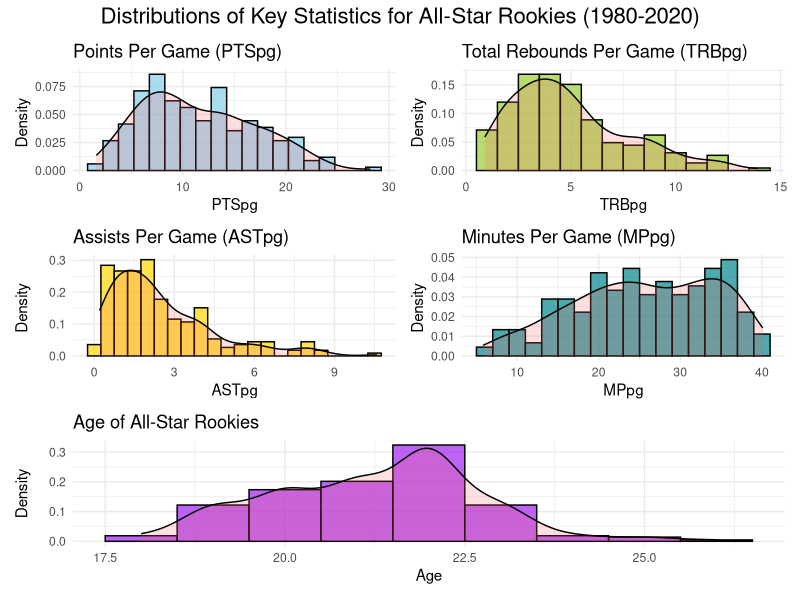
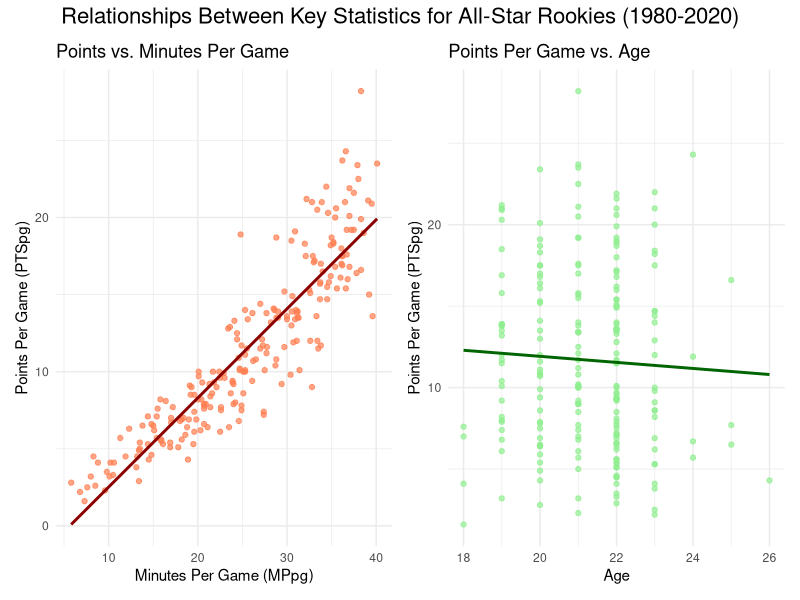

The R source for these figures, in order:
df <- read.csv('nba_rookie_data_cleaned.csv')

library(tidyverse)
library(patchwork)

# Filter for All-Stars
all_stars_df <- df %>%
  filter(was_all_star == 1)

# Histogram for Points Per Game (PTSpg)
hist_pts <- ggplot(all_stars_df, aes(x = PTSpg)) +
  geom_histogram(aes(y = ..density..), binwidth = 1.5, fill = "skyblue", color = "black", alpha = 0.7) +
  geom_density(alpha = .2, fill = "#FF6666") +
  ggtitle("Points Per Game (PTSpg)") +
  xlab("PTSpg") +
  ylab("Density") +
  theme_minimal()

# Histogram for Total Rebounds Per Game (TRBpg)
hist_trb <- ggplot(all_stars_df, aes(x = TRBpg)) +
  geom_histogram(aes(y = ..density..), binwidth = 1, fill = "olivedrab3", color = "black", alpha = 0.7) +
  geom_density(alpha = .2, fill = "#FF6666") +
  ggtitle("Total Rebounds Per Game (TRBpg)") +
  xlab("TRBpg") +
  ylab("Density") +
  theme_minimal()

# Histogram for Assists Per Game (ASTpg)
hist_ast <- ggplot(all_stars_df, aes(x = ASTpg)) +
  geom_histogram(aes(y = ..density..), binwidth = 0.5, fill = "gold", color = "black", alpha = 0.7) +
  geom_density(alpha = .2, fill = "#FF6666") +
  ggtitle("Assists Per Game (ASTpg)") +
  xlab("ASTpg") +
  ylab("Density") +
  theme_minimal()

# Histogram for Minutes Per Game (MPpg)
hist_mpg <- ggplot(all_stars_df, aes(x = MPpg)) +
  geom_histogram(aes(y = ..density..), binwidth = 2, fill = "turquoise4", color = "black", alpha = 0.7) +
  geom_density(alpha = .2, fill = "#FF6666") +
  ggtitle("Minutes Per Game (MPpg)") +
  xlab("MPpg") +
  ylab("Density") +
  theme_minimal()

# Histogram for Age
hist_age <- ggplot(filter(all_stars_df, !is.na(Age)), aes(x = Age)) +
  geom_histogram(aes(y = ..density..), binwidth = 1, fill = "purple", color = "black", alpha = 0.7) +
  geom_density(alpha = .2, fill = "#FF6666") +
  ggtitle("Age of All-Star Rookies") +
  xlab("Age") +
  ylab("Density") +
  theme_minimal()

# Combine histograms into one plot
combined_histograms <- (hist_pts | hist_trb) /
  (hist_ast | hist_mpg) /
  (hist_age + plot_layout(tag_level = 'new')) +
  plot_annotation(title = 'Distributions of Key Statistics for All-Star Rookies (1980-2020)',
                  theme = theme(plot.title = element_text(hjust = 0.5, size = 16)))

# Save the combined histograms plot
ggsave("images/all_star_rookie_histograms_R.png", plot = combined_histograms, width = 12, height = 15)



# Scatter Plot for PTSpg vs. MPpg
scatter_pts_mpg <- ggplot(all_stars_df, aes(x = MPpg, y = PTSpg)) +
  geom_point(color = "coral", alpha = 0.7) +
  geom_smooth(method = "lm", se = FALSE, color = "darkred") + 
  ggtitle("Points vs. Minutes Per Game") +
  xlab("Minutes Per Game (MPpg)") +
  ylab("Points Per Game (PTSpg)") +
  theme_minimal()

# Scatter Plot for Age vs. PTSpg
all_stars_age_pts <- all_stars_df %>%
  filter(!is.na(Age) & !is.na(PTSpg))

scatter_age_pts <- ggplot(all_stars_age_pts, aes(x = Age, y = PTSpg)) +
  geom_point(color = "lightgreen", alpha = 0.7) +
  geom_smooth(method = "lm", se = FALSE, color = "darkgreen") + 
  ggtitle("Points Per Game vs. Age") +
  xlab("Age") +
  ylab("Points Per Game (PTSpg)") +
  theme_minimal()

# Combine scatter plots
combined_scatterplots <- scatter_pts_mpg | scatter_age_pts
combined_scatterplots <- combined_scatterplots +
  plot_annotation(title = 'Relationships Between Key Statistics for All-Star Rookies (1980-2020)',
                  theme = theme(plot.title = element_text(hjust = 0.5, size = 16)))


# Save the combined scatter plots
ggsave("images/all_star_rookie_scatter_plots_R.png", plot = combined_scatterplots, width = 14, height = 6)
